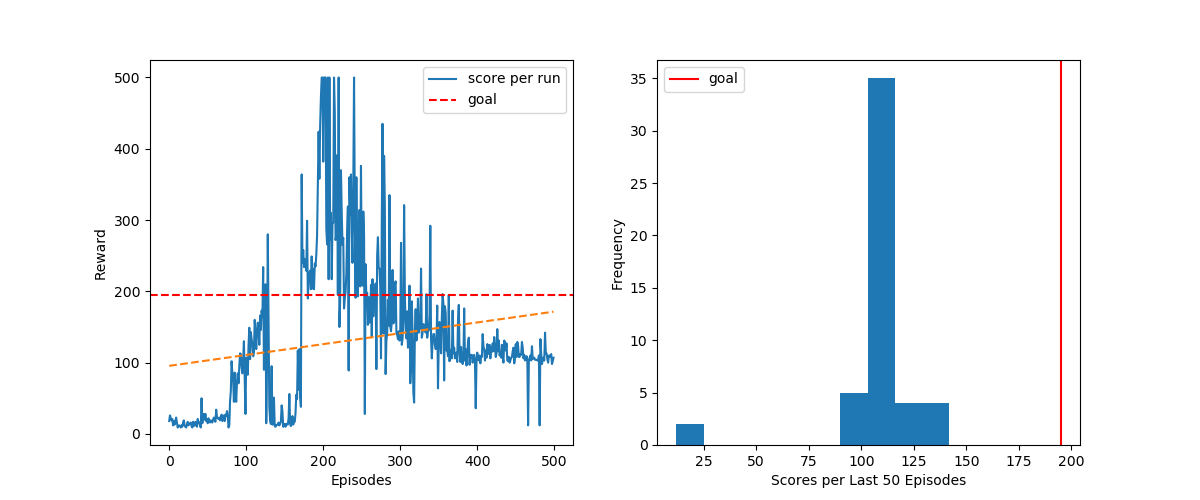

This figure's Python source:
import matplotlib.pyplot as plt
from tensorflow import keras
import numpy as np
import termcolor
import random
import torch
import copy
import gym

np.set_printoptions(suppress=True)

def plot_res(values, title=''):   
    ''' Plot the reward curve and histogram of results over time.'''
    # Update the window after each episode
    #clear_output(wait=True)
    
    # Define the figure
    f, ax = plt.subplots(nrows=1, ncols=2, figsize=(12,5))
    f.suptitle(title)
    ax[0].plot(values, label='score per run')
    ax[0].axhline(195, c='red',ls='--', label='goal')
    ax[0].set_xlabel('Episodes')
    ax[0].set_ylabel('Reward')
    x = range(len(values))
    ax[0].legend()
    # Calculate the trend
    try:
        z = np.polyfit(x, values, 1)
        p = np.poly1d(z)
        ax[0].plot(x,p(x),"--", label='trend')
    except:
        print('')
    
    # Plot the histogram of results
    ax[1].hist(values[-50:])
    ax[1].axvline(195, c='red', label='goal')
    ax[1].set_xlabel('Scores per Last 50 Episodes')
    ax[1].set_ylabel('Frequency')
    ax[1].legend()
    plt.show()

def normalize(obs):
    obs[0] = obs[0] / 4.8
    obs[1] = obs[1] / (1 + abs(obs[1]))
    obs[2] = obs[2] / 0.418
    obs[3] = obs[3] / (1 + abs(obs[3]))
    
    return obs

def create_model(env):
    criterion = torch.nn.MSELoss()
    model = torch.nn.Sequential(
                torch.nn.Linear(env.observation_space.shape[0], 50),
                torch.nn.LeakyReLU(),
                torch.nn.Linear(50, 100),
                torch.nn.LeakyReLU(),
                torch.nn.Linear(100, env.action_space.n)
            )
    optimizer = torch.optim.Adam(model.parameters(), 0.001)
    return model, criterion, optimizer

def update(model, criterion, optimizer, states, targets):
    """Update the weights of the network given a training sample. """
    target_pred = model(torch.Tensor(states))
    loss = criterion(target_pred, torch.autograd.Variable(torch.Tensor(targets)))
    optimizer.zero_grad()
    loss.backward()
    optimizer.step()

def replay(model, target_model, criterion, optimizer, replay_buf, gamma):
    if len(replay_buf) < 20:
        return model, criterion, optimizer
    #if len(replay_buf) > 2000:
    #    replay_buf = replay_buf[-2000:]
    
    batch = random.sample(replay_buf, 20)
    states = []
    targets = []
    for obs, reward, done, action, nxt_obs in batch:
        with torch.no_grad():
            q = model(torch.Tensor(obs)).tolist()
        if done:
            q[action] = reward
        else:
            q_nxt = target_model(torch.Tensor(nxt_obs))
            #q[action] = reward + gamma * np.max(q_nxt) //Check this
            q[action] = reward + gamma * torch.max(q_nxt).item()
        states.append(obs)
        targets.append(q)
    

    update(model, criterion, optimizer, states, targets)
    return model, criterion, optimizer
                
def main():
    env = gym.make('CartPole-v1')
    model, criterion, optimizer = create_model(env)
    target_model = copy.deepcopy(model)
    gamma = 0.90
    epsilon = 0.2
    eps_decay = 0.99
    episodes = 500
    rewards = []
    replay_buf = []

    for episode in range(episodes):
        observation = env.reset()
        #observation = normalize(observation)
        #action = np.random.randint(2)
        done = False
        total_reward = 0
        if episode % 10 == 0:
            target_model.load_state_dict(model.state_dict())
        while not done:
            #env.render()
            if random.random() < epsilon:
                #print("random action chosen")
                action = env.action_space.sample()
            else:
                with torch.no_grad():
                    #action = np.argmax(model(torch.Tensor(observation)).tolist())
                    action = torch.argmax(model(torch.Tensor(observation))).item()

            new_observation, reward, done, _ = env.step(action)
            #new_observation = normalize(new_observation)
            total_reward += reward
            replay_buf.append((observation, reward, done, action, new_observation))
            # Update model
            model, criterion, optimizer = replay(model, target_model, criterion, optimizer, replay_buf, gamma) 
            # Perpare for next step
            observation = new_observation
            #action = np.argmax(model.predict(new_observation.reshape(1, 4))[0])

        # Perpare for next episode
        rewards.append(total_reward)
        epsilon = max(epsilon * eps_decay, 0.01)
        print(termcolor.colored("{} steps {}".format(episode, total_reward), 'red'))
        # Check exit condition
        #if episode >= 100 and np.average(rewards[episode - 100:episode]) > 195:
        #    print("Success! Episodes: {} Avg Reward: {}".format(episode,
        #            np.average(rewards[max(episode - 100, 0):episode])))
        #    break

    env.close()
    #if episode + 1 == episodes:
    #    print("Fail! Episodes: {} Avg Reward: {}".format(episode + 1, np.average(rewards)))
    plot_res(rewards)

if __name__ == "__main__":
    main()
